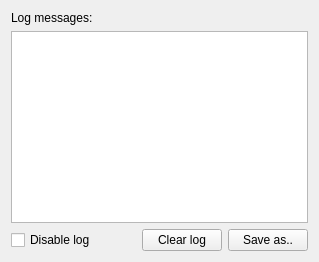
      <widget class="QWidget" name="tab_Log">
       <attribute name="title">
        <string>Log</string>
       </attribute>
       <layout class="QVBoxLayout" name="verticalLayout_13">
        <item>
         <widget class="QLabel" name="lbl_logMessages">
          <property name="text">
           <string>Log messages:</string>
          </property>
         </widget>
        </item>
        <item>
         <widget class="QTextEdit" name="text_Log">
          <property name="readOnly">
           <bool>true</bool>
          </property>
         </widget>
        </item>
        <item>
         <layout class="QHBoxLayout" name="horizontalLayout_10">
          <item>
           <widget class="QCheckBox" name="checkBox_logDisabled">
            <property name="text">
             <string>Disable log</string>
            </property>
           </widget>
          </item>
          <item>
           <spacer name="horizontalSpacer_3">
            <property name="orientation">
             <enum>Qt::Horizontal</enum>
            </property>
            <property name="sizeHint" stdset="0">
             <size>
              <width>40</width>
              <height>20</height>
             </size>
            </property>
           </spacer>
          </item>
          <item>
           <widget class="QPushButton" name="btn_logClear">
            <property name="text">
             <string>Clear log</string>
            </property>
           </widget>
          </item>
          <item>
           <widget class="QPushButton" name="btn_LogSaveAs">
            <property name="text">
             <string>Save as..</string>
            </property>
           </widget>
          </item>
         </layout>
        </item>
       </layout>
      </widget>
